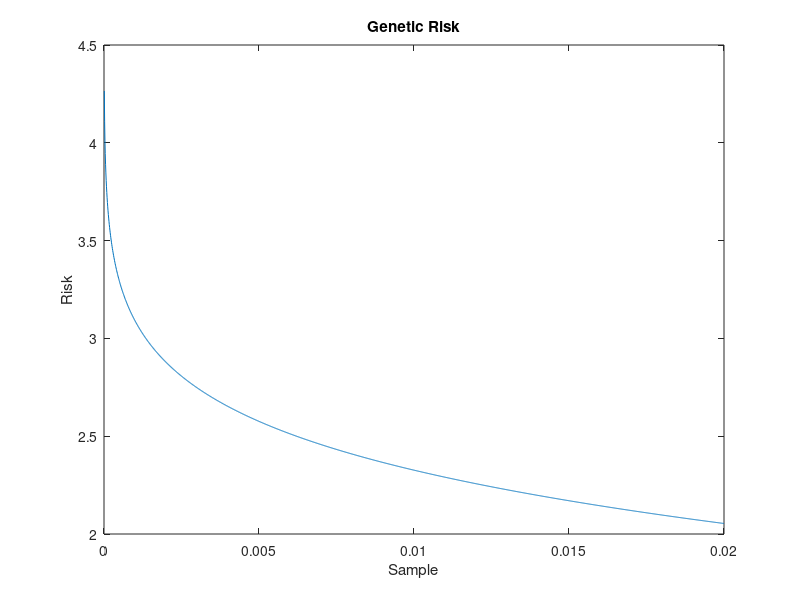
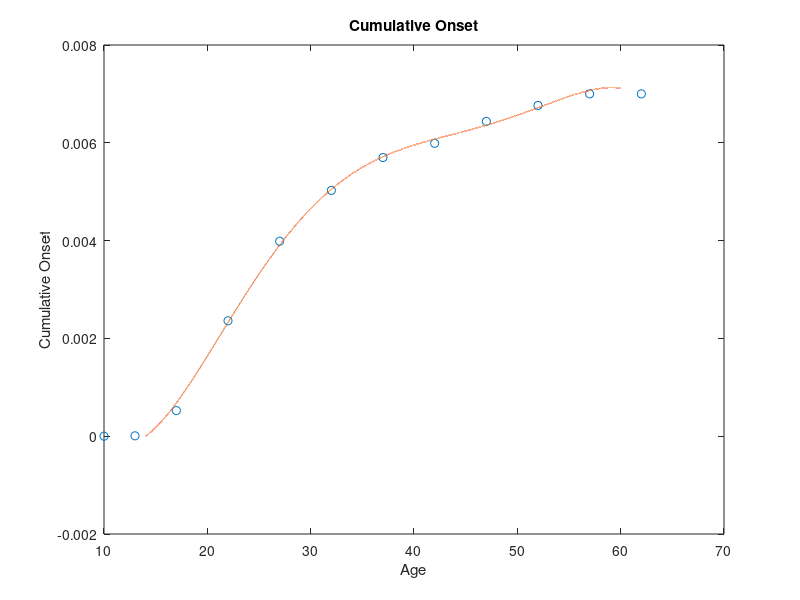
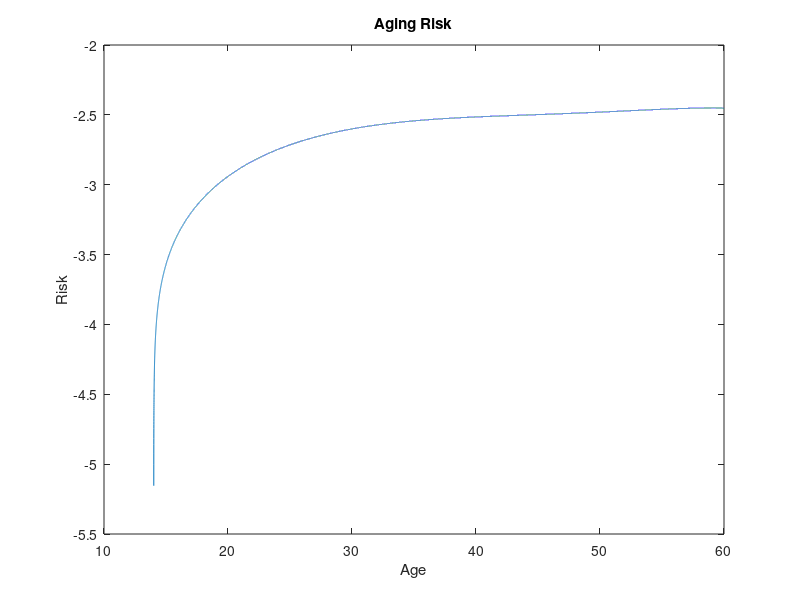

These charts were generated, in order, by the following MATLAB code: (Note: this script raises an error after producing the figures.)
%{
t=0:0.0001:10;
tau1=0.02;
tau2=0.1;
k1=-5;
k2=5;
k3=0;
l=1.4;
m=0.05;
r=0.1;
x0=[-0.1;0];
plot_lim=[-0.4:0.01:1.1];
%}

%time in year
t=14:.001:60;
%t=0:0.0001:10;
%populational distribution 0-1 orderd by risk of onset (only 0-0.02 will be cauculated)
sample=0:.00001:0.02;

%reproduced from Hafner Arch Clin Psychiatry 2002
%t_real=[13,17,22,27,32,37,42,47,52,57];
t_real=[10,13,17,22,27,32,37,42,47,52,57,62];
%cumulative onset
%onset_real=[0.00000795,0.00052325,0.00236027,0.00398756,0.00502651,0.00569886,0.00598945,0.00643747,0.00676400,0.00700000];
onset_real=[0,0.00000795,0.00052325,0.00236027,0.00398756,0.00502651,0.00569886,0.00598945,0.00643747,0.00676400,0.00700000,0.00700000];

tau1=0.02;
tau2=0.1;
k1=-5;
k2=5;
k3=0;
l=1.4;
m=0.05;
r=0.2;
x0=[-0.1;0;0];
plot_lim=[-0.4:0.01:1.1];


%genetic risk defined as x with 100*sample percentile value in standard normal distribution snd(x)
genetic_risk=2^(1/2)*erfinv(1-2*sample);
figure(1);
plot(sample,genetic_risk);
title('Genetic Risk')
xlabel('Sample')
ylabel('Risk')

dval=polyfit(t_real,onset_real,5);
onset=polyval(dval,t);
figure(2);
plot(t_real,onset_real,'o',t,onset);
title('Cumulative Onset')
xlabel('Age')
ylabel('Cumulative Onset')

%onset defined as total risk = genetic risk + aging risk>0
aging_risk=-2^(1/2)*erfinv(1-2*onset);
figure(3);
plot(t,aging_risk)
title('Aging Risk')
xlabel('Age')
ylabel('Risk')

risk=repelem(aging_risk,numel(genetic_risk),1)+repelem(genetic_risk',1,numel(aging_risk));
risk_transparency=(0.5*(risk>=0)+0.5);
figure(4);
surf(t,sample,risk,'EdgeColor','none','CData',risk,'FaceColor','flat','AlphaData',risk_transparency,'AlphaDataMapping','none','FaceAlpha','flat')
title('Total Risk')
xlabel('Age')
ylabel('Sample')
zlabel('Risk')
colormap('jet')
view([-1,1,1])



eq=@(t,x)scz(t,x,tau1,tau2,k1,k2,k3,l,r);
[t,x]=ode45(eq, t, x0);
n=m*cumtrapz(t,x(:,1));

null = nullclines(plot_lim,k1,k2,k3,l,r);
[x_quiver,y_quiver] = meshgrid(-0.4:0.1:1);
dx_quiver = (k1*x_quiver.^3+k2*x_quiver.^2+k3*x_quiver-y_quiver)/tau1;
dy_quiver = (l*x_quiver-r-y_quiver)/tau2;

figure(1);
clf
hold on
plot(t, x)
plot(t, n)
ylim([-0.4 1.2])
hold off

figure(2);
clf
hold on
plot(plot_lim,null(1,:),'red')
plot(plot_lim,null(2,:),'green')
plot(x(:,1),x(:,2))
quiver(x_quiver,y_quiver,dx_quiver,dy_quiver)
xlim([-0.5 1.1])
ylim([-0.5 1.1])
hold off

function dxdt = scz(t,x,tau1,tau2,k1,k2,k3,l,r)
    dxdt=[(k1*x(1)^3+k2*x(1)^2+k3*x(1)-x(2))/tau1;
          (l*x(1)-r-x(2))/tau2];
end

function null = nullclines(V,k1,k2,k3,l,r)
    null = [k1*V.^3+k2*V.^2+k3*V;
           l*V-r];
end